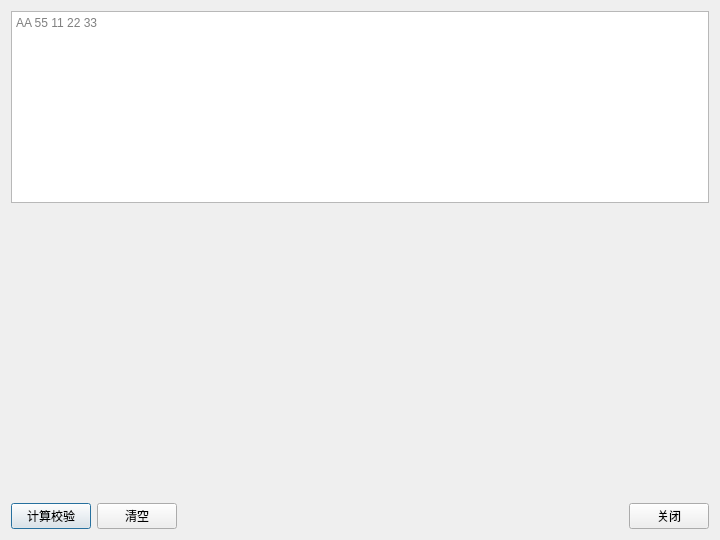
<?xml version='1.0' encoding='utf-8'?>
<ui version="4.0">
 <class>FormDataCheck</class>
 <widget class="QDialog" name="FormDataCheck">
  <property name="geometry">
   <rect>
    <x>0</x>
    <y>0</y>
    <width>720</width>
    <height>540</height>
   </rect>
  </property>
  <property name="windowTitle">
   <string>数据校验</string>
  </property>
  <layout class="QVBoxLayout" name="verticalLayout" stretch="2,3,0">
   <item>
    <widget class="QPlainTextEdit" name="plain_dataCheckInput">
     <property name="placeholderText">
      <string>AA 55 11 22 33</string>
     </property>
     <property name="toolTip">
      <string>支持连续 HEX 或用空白分隔，每组须为偶数位。</string>
     </property>
    </widget>
   </item>
   <item>
    <widget class="FormCheckPanel" name="checkPanel" native="true" />
   </item>
   <item>
    <layout class="QHBoxLayout" name="buttonLayout">
     <item>
      <widget class="QPushButton" name="button_calculateCheck">
       <property name="text">
        <string>计算校验</string>
       </property>
       <property name="default">
        <bool>true</bool>
       </property>
      </widget>
     </item>
     <item>
      <widget class="QPushButton" name="button_clear">
       <property name="text">
        <string>清空</string>
       </property>
      </widget>
     </item>
     <item>
      <spacer name="buttonSpacer">
       <property name="orientation">
        <enum>Qt::Horizontal</enum>
       </property>
       <property name="sizeHint" stdset="0">
        <size>
         <width>40</width>
         <height>20</height>
        </size>
       </property>
      </spacer>
     </item>
     <item>
      <widget class="QPushButton" name="button_close">
       <property name="text">
        <string>关闭</string>
       </property>
      </widget>
     </item>
    </layout>
   </item>
  </layout>
 </widget>
 <customwidgets>
  <customwidget>
   <class>FormCheckPanel</class>
   <extends>QWidget</extends>
   <header>FormCheckPanel.h</header>
   <container>1</container>
  </customwidget>
 </customwidgets>
 <resources />
 <connections />
</ui>
